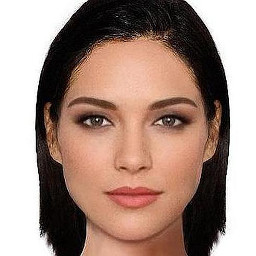
#> input picture 1DAM/Programación/CursoDePython/Practica17/caras/cara1.jpeg, 256 x 256 px; the run also reads 5 pictures not shown here
$ python python079-cara2.py
#> lines starting #> are read from the running program, lines starting #| are printed output that depends on the picture
from PIL import Image
import math

imagenvertical = Image.open("caras/vertical.png")
pixelesvertical = imagenvertical.load()

imagenhorizontal = Image.open("caras/horizontal.png")
pixeleshorizontal = imagenhorizontal.load()

imagendiagonal1 = Image.open("caras/diagonal1.png")
pixelesdiagonal1 = imagendiagonal1.load()

imagendiagonal2 = Image.open("caras/diagonal2.png")
pixelesdiagonal2 = imagendiagonal2.load()


imagen = Image.open("caras/cara1.jpeg")
#> imagen is the input picture: PIL image 256x256 RGB; mean R, G, B 165.5, 140.5, 129.8
pixeles = imagen.load()

imagenresultado = Image.open("caras/resultado.png")
pixelesresultado = imagenresultado.load()

altura = imagen.size[1]
#> altura = 256
anchura = imagen.size[0]
#> anchura = 256

numeropixelesverticales = 0
numeropixeleshorizontales = 0
numeropixelesdiagonales1 = 0
numeropixelesdiagonales2 = 0

# Voy a asumir que voy a coger el pixel que esta en cero //////// VERTICAL
for superx in range(0, 247):
    for supery in range(0, 247):
        suma = 0
        valor = 0
        for x in range(0, 7):
            for y in range(0, 7):
                if pixelesvertical[x,y][3] != 0:
                    valor = 0
                    valor = pixeles[superx+x,supery+y][0]-pixelesvertical[x,y][0]
                    suma += valor

        if abs(suma) < 1000:
            pixelesresultado[superx+x,supery+y] = (0,0,0)
            numeropixelesverticales += 1
        else:
            pixelesresultado[superx+x,supery+y] = (255,255,255)
#> after the loop, numeropixelesverticales = 13381

print("El numero de pixeles verticales es: "+str(numeropixelesverticales))
#| El numero de pixeles verticales es: 13381
# Voy a asumir que voy a coger el pixel que esta en cero //////// VERTICAL

# Voy a asumir que voy a coger el pixel que esta en cero //////// HORIZONTAL
for superx in range(0, 247):
    for supery in range(0, 247):
        suma = 0
        valor = 0
        for x in range(0, 7):
            for y in range(0, 7):
                if pixeleshorizontal[x,y][3] != 0:
                    valor = 0
                    valor = pixeles[superx+x,supery+y][0]-pixeleshorizontal[x,y][0]
                    suma += valor

        if abs(suma) < 1000:
            pixelesresultado[superx+x,supery+y] = (0,0,0)
            numeropixeleshorizontales += 1
        else:
            pixelesresultado[superx+x,supery+y] = (255,255,255)
#> after the loop, numeropixeleshorizontales = 12823

print("El numero de pixeles horizontales es: "+str(numeropixeleshorizontales))
#| El numero de pixeles horizontales es: 12823
# Voy a asumir que voy a coger el pixel que esta en cero //////// HORIZONTAL

# Voy a asumir que voy a coger el pixel que esta en cero //////// DIAGONAL1
for superx in range(0, 247):
    for supery in range(0, 247):
        suma = 0
        valor = 0
        for x in range(0, 7):
            for y in range(0, 7):
                if pixelesdiagonal1[x,y][3] != 0:
                    valor = 0
                    valor = pixeles[superx+x,supery+y][0]-pixelesdiagonal1[x,y][0]
                    suma += valor

        if abs(suma) < 1000:
            pixelesresultado[superx+x,supery+y] = (0,0,0)
            numeropixelesdiagonales1 += 1
        else:
            pixelesresultado[superx+x,supery+y] = (255,255,255)
#> after the loop, numeropixelesdiagonales1 = 5288

print("El numero de pixeles diagonales1 es: "+str(numeropixelesdiagonales1))
#| El numero de pixeles diagonales1 es: 5288
# Voy a asumir que voy a coger el pixel que esta en cero //////// DIAGONAL1

# Voy a asumir que voy a coger el pixel que esta en cero //////// DIAGONAL2
for superx in range(0, 247):
    for supery in range(0, 247):
        suma = 0
        valor = 0
        for x in range(0, 7):
            for y in range(0, 7):
                if pixelesdiagonal2[x,y][3] != 0:
                    valor = 0
                    valor = pixeles[superx+x,supery+y][0]-pixelesdiagonal2[x,y][0]
                    suma += valor

        if abs(suma) < 1000:
            pixelesresultado[superx+x,supery+y] = (0,0,0)
            numeropixelesdiagonales2 += 1
        else:
            pixelesresultado[superx+x,supery+y] = (255,255,255)
#> after the loop, numeropixelesdiagonales2 = 5614

print("El numero de pixeles diagonales2 es: "+str(numeropixelesdiagonales2))
#| El numero de pixeles diagonales2 es: 5614
# Voy a asumir que voy a coger el pixel que esta en cero //////// DIAGONAL2

imagen.save("caras/cara1guardado.jpeg")
imagenresultado.save("caras/resultadohorizontal.png")
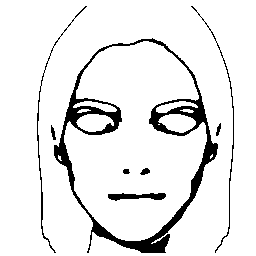
#> saved as resultadohorizontal.png: PIL image 256x256 RGBA; mean R, G, B, A 233.2, 233.2, 233.2, 255
